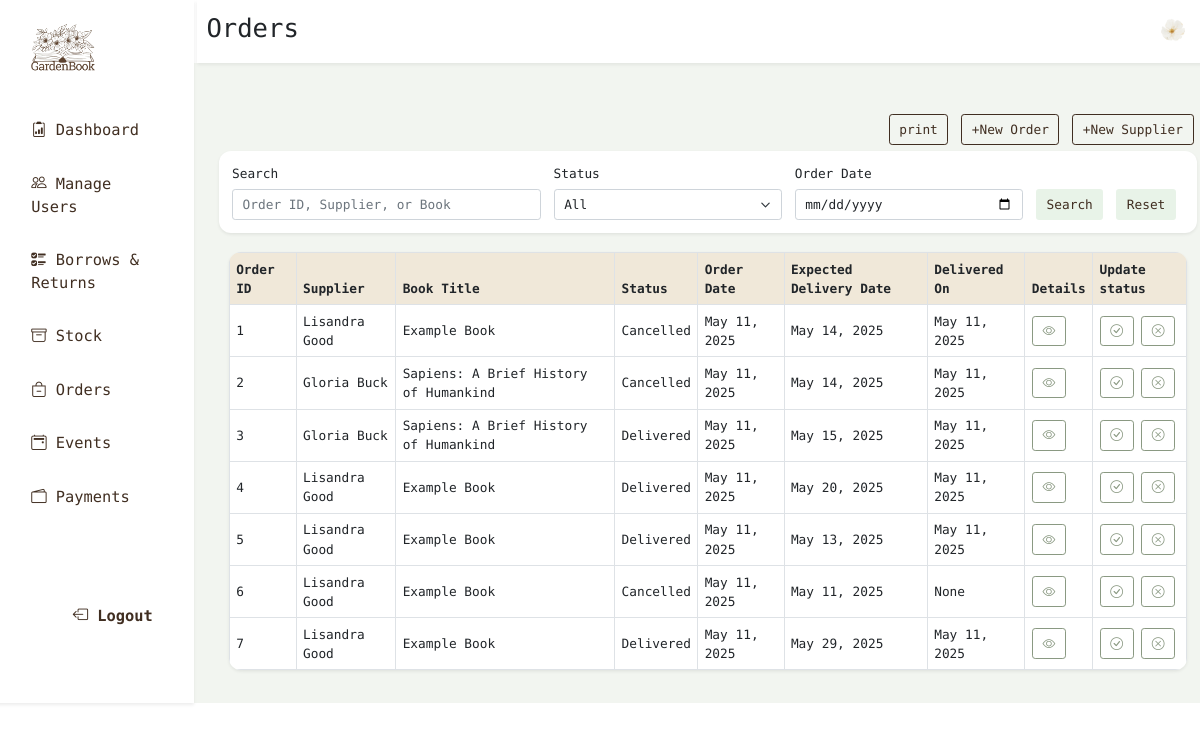
The app's page /orders (signed in), older data.
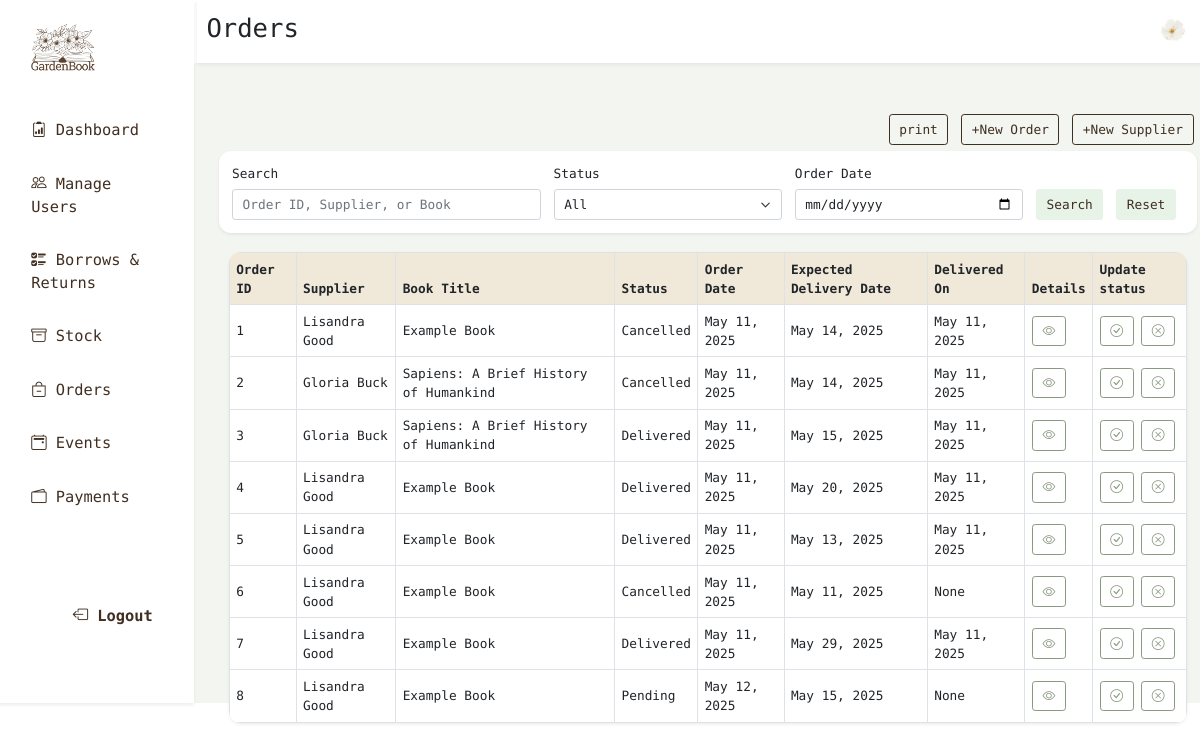
The same page, newer data.
### theApp/models.py (models this page shows, shortened)
class Order(models.Model):
    STATUS_CHOICES = [
        ('Pending', 'Pending'),
        ('Received', 'Received'),
        ('Cancelled', 'Cancelled'),
    ]
    supplier = models.ForeignKey(Supplier, on_delete=models.CASCADE, related_name="orders")
    book = models.ForeignKey(Book, on_delete=models.CASCADE, related_name="orders")
    status = models.CharField(max_length=20, choices=STATUS_CHOICES, default='Pending')
    order_date = models.DateField(auto_now_add=True)
    created_by = models.ForeignKey(Person, null=True, blank=True, on_delete=models.SET_NULL, related_name='orders_created')
    expected_delivery_date = models.DateField()
    delivery_date = models.DateField(blank=True, null=True)
    updated_by = models.ForeignKey(Person, null=True, blank=True, on_delete=models.SET_NULL, related_name='orders_updated')
    updated_at = models.DateTimeField(blank=True, null=True)

class Supplier(models.Model):
    name = models.CharField(max_length=255, default="")
    email = models.EmailField(default="")
    phone = models.CharField(max_length=20, default="")
    address = models.TextField(default="")
    def __str__(self):
        return self.name

class Book(models.Model):
    ISBN = models.CharField(max_length=13, unique=True)
    cover = models.ImageField(upload_to='book_covers/', null=True, blank=True, default="book_covers/default_cover.webp") # 'ImageField' handels image uploads
    title = models.CharField(max_length=255,default="")
    author = models.CharField(max_length=255,default="")
    edition = models.CharField(max_length=255,default="")
    availability = models.CharField(max_length=30,choices=Availability.choices, default=Availability.AVAILABLE)
    publication_year = models.IntegerField(default=0)
    nbPage = models.IntegerField(default="")
    lang = models.CharField(max_length=244,default="")
    genres = models.ManyToManyField(Genre)
    keywords = models.CharField(max_length=244,default="")
    description = models.CharField(max_length=244,default="")
    audience = models.CharField(max_length=20, choices=AudienceType.choices, default="")
    review = models.IntegerField(default=0, validators=[
            MinValueValidator(0),
            MaxValueValidator(10)
        ])
    nb_borrows = models.IntegerField(default=0)
    date_creation = models.DateField(auto_now_add=True)
    date_modification = models.DateField(auto_now=True)
    is_reserved = models.BooleanField(default=False)
    def __str__(self):
        return self.title

### theApp/views.py (the view, shortened to what this page needs)
# urls.py: path('orders', views.orders, name='orders'),
@login_required(login_url='login')
def orders(request):
  orders = Order.objects.all()
  formSupplier = SupplierForm()
  formOrder = CustomOrderCreationForm()
  q = request.GET.get('q')
  status = request.GET.get('status')
  order_date = request.GET.get('order_date')
  if q:
    orders = orders.filter(
      Q(id__icontains=q) |
      Q(supplier__name__icontains=q) |
      Q(book__title__icontains=q)
    )
  if status:
      orders = orders.filter(status=status)
  if order_date:
      orders = orders.filter(order_date=order_date)
  status_choices = Order.objects.values_list('status', flat=True).distinct()
  context = {
    'orders': orders,
    'formSupplier': formSupplier,
    'formOrder': formOrder,
    'status_choices': status_choices,
  }
  return render(request, 'orders.html', context)

### theApp/forms.py
class SupplierForm(forms.ModelForm):
    action = forms.CharField(widget=forms.HiddenInput(), initial='add_supplier')
    class Meta:
        model = Supplier
        fields = ['name', 'email', 'phone', 'address']
        widgets = {
            'name': forms.TextInput(attrs={'class': 'form-control my-2'}),
            'email': forms.EmailInput(attrs={'class': 'form-control my-2'}),
            'phone': forms.TextInput(attrs={'class': 'form-control my-2'}),
            'address': forms.Textarea(attrs={'class': 'form-control my-2', 'rows': 3}),
        }
    def __init__(self, *args, **kwargs):
        super().__init__(*args, **kwargs)
        self.helper = FormHelper()
        self.helper.form_method = 'POST'
        self.helper.add_input(Hidden('action', 'add_supplier'))
        self.helper.add_input(Submit('submit', 'Add Supplier', css_class="btn-green text-brown border-0 hover-shadow my-2"))

### theApp/models.py (called while the page is built)
    def __str__(self):
        return self.first_name + " " + self.last_name

### templates/orders.html (shortened to what this page needs)
{% extends 'baseLibrarian.html' %}
{% load static %}
{% load crispy_forms_tags %}
{% block page %}Orders{% endblock %}
{% block content %}
<div class="container-fluid row m-2">
  <div class="d-flex justify-content-end m-2 gap-3">
    <button class="btn btn-outline-brown" data-bs-toggle="modal" data-bs-target="#print-modal">print</button>
    <button class="btn btn-outline-brown" data-bs-toggle="modal" data-bs-target="#order-modal">+New
      Order</button>
    <button class="btn btn-outline-brown" data-bs-toggle="modal" data-bs-target="#supplier-modal">+New
      Supplier</button>
  </div>
  <form method="get" class="bg-white shadow-sm p-3 rounded-20 mb-4">
    <div class="row g-3 align-items-end">
      <div class="col-md-4">
        <label for="query" class="form-label">Search</label>
        <input type="text" class="form-control" name="q" id="query" placeholder="Order ID, Supplier, or Book">
      </div>
      <div class="col-md-3">
        <label for="statusSearch" class="form-label">Status</label>
        <select class="form-select" name="status" id="statusSearch">
          <option value="">All</option>
        </select>
      </div>
      <div class="col-md-3">
        <label for="orderDateSearch" class="form-label">Order Date</label>
        <input type="date" class="form-control" name="order_date" id="orderDateSearch">
      </div>
      <div class="col-md-auto">
        <button type="submit" class="btn btn-green text-brown">Search</button>
      </div>
      <div class="col-md-auto">
        <a href="{% url 'orders' %}" class="btn btn-green text-brown">Reset</a>
      </div>
    </div>
  </form>
  <div class="col">
    <div class="overflow-hidden shadow-sm p-0 rounded-20">
      <table class="table align-middle table-bordered m-0">
        <thead class="bg-brown-second">
          <tr>
            <th>Order ID</th>
            <th>Supplier</th>
            <th>Book Title</th>
            <th>Status</th>
            <th>Order Date</th>
            <th>Expected Delivery Date</th>
            <th>Delivered On</th>
            <th>Details</th>
            <th>Update status</th>
          </tr>
        </thead>
        <tbody id="ordersTable" class="bg-white">
          {% for order in orders %}
          <tr>
            <td>{{order.id}}</td>
            <td>{{order.supplier.name}}</td>
            <td>{{order.book.title}}</td>
            <td>{{order.status}}</td>
            <td>{{order.order_date}}</td>
            <td>{{order.expected_delivery_date}}</td>
            <td>{{order.delivery_date}}</td>
            <td>
              <button class="btn btn-outline-darkgreen" data-bs-toggle="modal" data-bs-target="#orderDetails-modal"><i
                  class="bi bi-eye"></i></button>
            </td>
            <td>
              <a href="{% url 'update_order_status' order.id 'Delivered' %}" class="btn btn-outline-darkgreen"><i
                  class="bi bi-check-circle"></i></a>
              <a href="{% url 'update_order_status' order.id 'Cancelled' %}" class="btn btn-outline-darkgreen"><i
                  class="bi bi-x-circle"></i></a>
            </td>
          </tr>
          {% endfor %}
        </tbody>
      </table>
    </div>
  </div>
</div>
{% endblock %}

Row changes from the older to the newer data that the page shows:
added Order: id "8", supplier.name "Lisandra Good", book "Example Book", status "Pending", order_date "May 12, 2025", expected_delivery_date "May 15, 2025", delivery_date "None"
